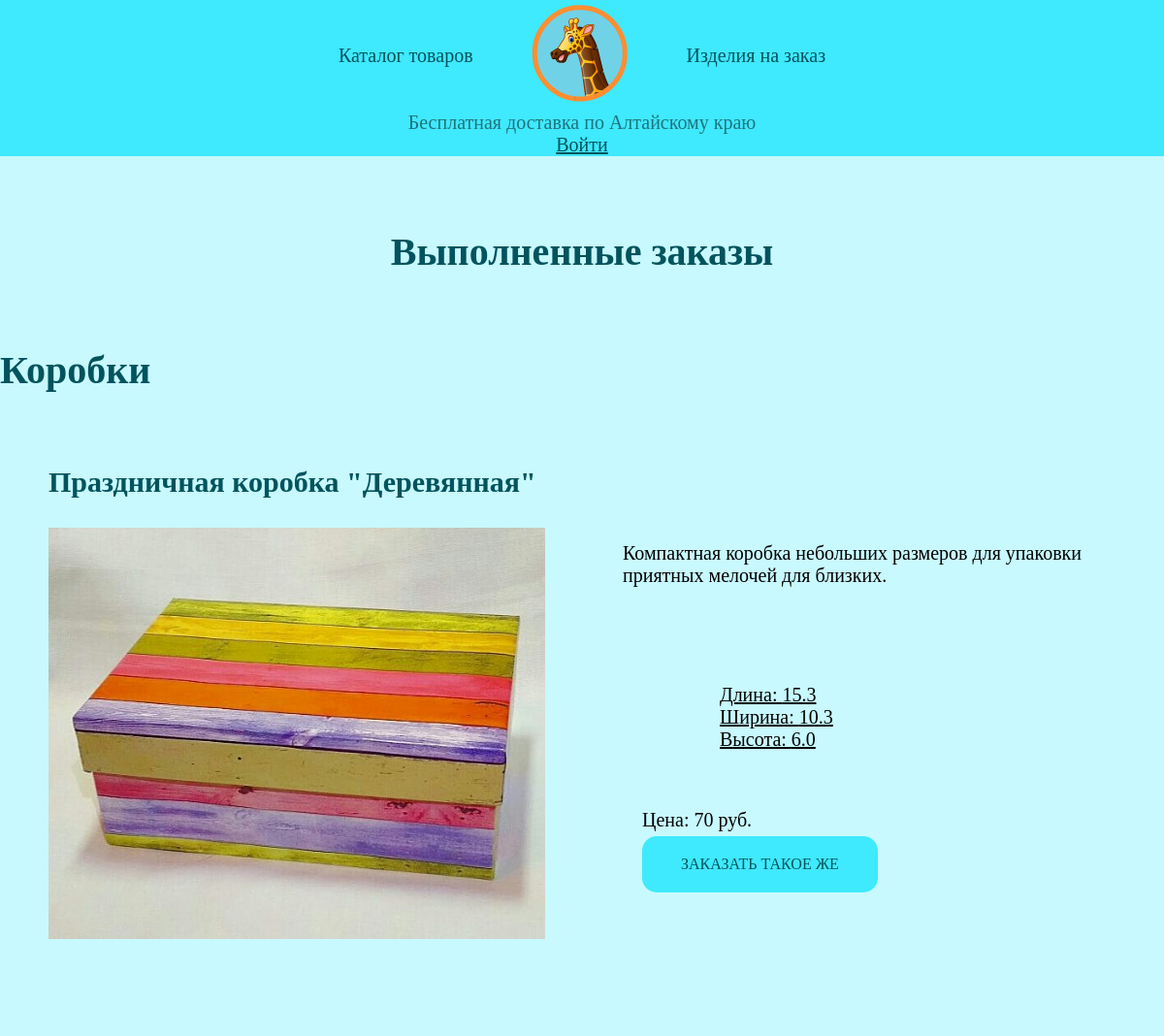
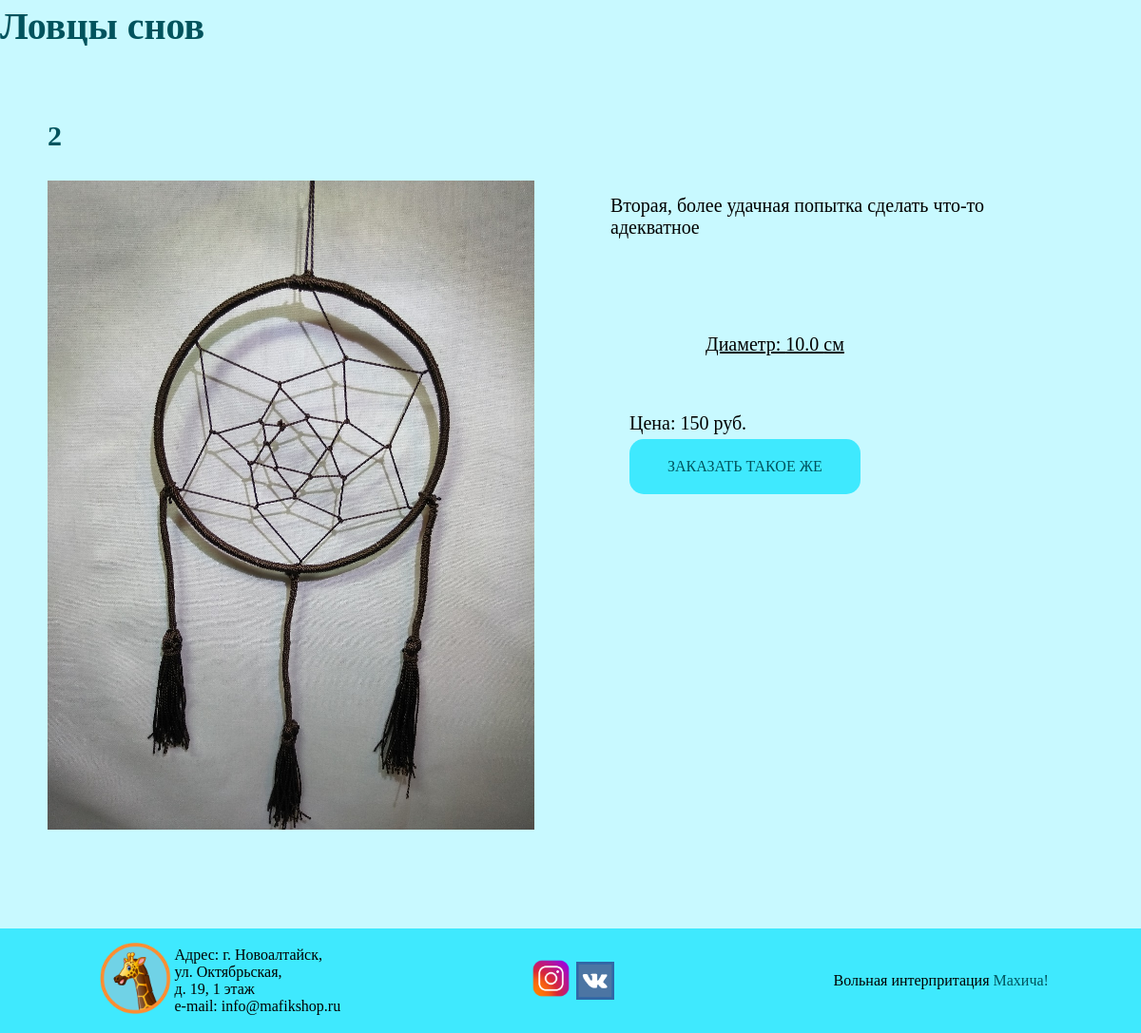
/girafic_app/ready/, run on the app's committed database (2 pictures, top to bottom).
### girafic_app/models.py (models this page shows)
class Box(models.Model):
    catalog = models.ForeignKey(Catalog, on_delete=models.CASCADE, verbose_name='Каталог', related_name='box')
    name = models.CharField(max_length=40, verbose_name='Название')
    photo = models.ImageField(upload_to='girafic_app/img', verbose_name='Фото')
    description = models.CharField(max_length=100, verbose_name='Описание')
    lenght = models.FloatField(verbose_name='Длина, см')
    width = models.FloatField(verbose_name='Ширина, см')
    height = models.FloatField(verbose_name='Высота, см')
    cost = models.IntegerField(verbose_name='Цена, руб.')
    data = models.DateTimeField(auto_now_add=True, verbose_name='Дата', null=True, blank=True)
    def __str__(self):
        return 'Праздничная коробка "' + str(self.name) + '"'
    class Meta:
        verbose_name = 'Коробка'
        verbose_name_plural = 'Коробки'

class Dreamcatcher(models.Model):
    catalog = models.ForeignKey(Catalog, on_delete=models.CASCADE, verbose_name='Каталог', related_name='dreamcatcher')
    name = models.CharField(max_length=40, verbose_name='Название')
    photo = models.ImageField(upload_to='girafic_app/img', verbose_name='Фото')
    description = models.CharField(max_length=100, verbose_name='Описание')
    diameter = models.FloatField(verbose_name='Длина, см')
    cost = models.IntegerField(verbose_name='Цена, руб.')
    data = models.DateTimeField(auto_now_add=True, verbose_name='Дата', null=True, blank=True)
    def __str__(self):
        return str(self.name)
    class Meta:
        verbose_name = 'Ловец снов'
        verbose_name_plural = 'Ловцы снов'

### girafic_app/views.py (the view)
# urls.py: path('ready/', views.ready, name='ready'),
def ready(request):
    boxes_ = Catalog.objects.filter(name='Архивный').last().box.all()
    dreamcatchers = Catalog.objects.filter(name='Архивный').last().dreamcatcher.all()
    letter = Catalog.objects.filter(name='Архивный').last().letter.all()
    return render(request, 'ready.html', {'boxes_': boxes_, 'dreamcatchers': dreamcatchers, 'letter': letter})

### templates/ready.html (shortened to what this page needs)
{% extends 'base.html' %}
{% load static %}
{% block body_block %}
    <main>
    	<h2 align="center">Выполненные заказы</h2>
    	{% if boxes_ %}
            <h2>Коробки</h2>
        {% endif %}
        {% for box in boxes_ %}
            <h3>{{ box }}</h3>
            <div class="star">
            <div><img src="{{ box.photo.url }}" width="320" height="240" title="{{ box }}"></div>
            <ul>
                <li>
                    <p class="height">
                        {{ box.description }}
                    </p>
                </li>
                <li class="text-box">
                    <p>
		    			Длина: {{ box.lenght }}<br>
		    			Ширина: {{ box.width }}<br>
						Высота: {{ box.height }}<br>
                    </p>
                </li>
                <li class="order">
                    Цена: {{ box.cost }} руб.
                </li>
                <a class="button" href="{% url 'form' %}?type_=box&id_={{ box.id }}">Заказать такое же</a>
            </ul>
        </div>
        {% endfor %}
        {% if dreamcatchers %}
            <h2>Ловцы снов</h2>
        {% endif %}
        {% for dream in dreamcatchers %}
            <h3>{{ dream }}</h3>
            <div class="star">
            <div><img src="{{ dream.photo.url }}" width="320" height="240" title="{{ dream }}"></div>
            <ul>
                <li>
                    <p class="height">
                        {{ dream.description }}
                    </p>
                </li>
                <li class="text-box">
                    <p>
		    			Диаметр: {{ dream.diameter }} см
                    </p>
                </li>
                <li class="order">
                    Цена: {{ dream.cost }} руб.
                </li>
                <a class="button" href="{% url 'form' %}?type_=dreamcatcher&id_={{ dream.id }}">Заказать такое же</a>
            </ul>
        </div>
        {% endfor %}
    </main>
{% endblock %}

### static/css/style.css (style rules this page uses)
body { background-color: #c8f9ff; font-family: Century Gothic; width: 1200px; margin: 0 auto; }
.button { display: inline-block; background-color: #3fe9fe; border-radius: 15px; text-align: center; vertical-align: middle; text-transform: uppercase; text-decoration: none; border: none; margin: 0; padding: 20px 40px; }
a { color: #01535d; }
h2 { color: #01535d; font-size: 40px; margin: 75px 0; }
h3 { color: #01535d; font-size: 30px; margin-left: 50px; }
li { list-style: none; }
img { max-width: 100%; height: auto; }
.star { display: flex; padding: 0; justify-content: space-between; margin-bottom: 100px; }
.star p { padding: 0; margin: 15px 30px; }
.star ul { padding: 0; margin: 0 50px; }
.star img { min-width: 512px; min-height: 300px; margin-left: 50px; }
.star .button { margin-left: 50px; }
.text-box { padding-top: 70px; margin: 0 100px; font-size: 20px; text-decoration: underline; }
.order { margin-top: 60px; margin-bottom: 5px; margin-left: 50px; font-size: 20px; }
.height { font-size: 20px; }

### data on the page
Box: name "Праздничная коробка \"Деревянная\"", photo (picture), description "Компактная коробка небольших размеров для упаковки приятных мелочей для близких.", lenght "15.3", width "10.3", height "6.0", cost "70"
Dreamcatcher: name "2", photo (picture), description "Вторая, более удачная попытка сделать что-то адекватное", diameter "10.0", cost "150"
